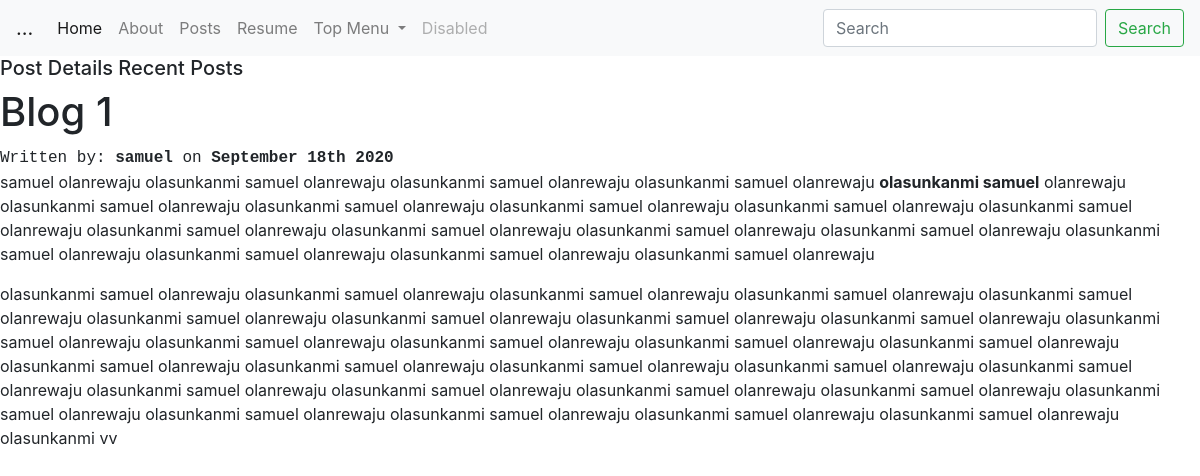
The app's page /post/1/ with its own data.
### post/models.py (models this page shows, shortened)
class Post(models.Model):
    title = models.CharField(max_length=25)
    description = models.TextField()
    date = models.DateField()
    author = models.CharField(max_length=25)

### post/views.py (the view)
# urls.py: path('<int:post_id>/', views.detail, name='detail'),
def detail(request, post_id):
    post = get_object_or_404(Post, pk=post_id)
    return render(request,'post/detail.html', {'post':post})

### post/templates/post/detail.html
{% extends 'portfolio/base.html' %}
{% block content %}
<h5>Post Details Recent Posts</h5>
<h1>{{ post.title }}</h1>
<tt>Written by: <b>{{ post.author }}</b> on <b>{{ post.date|date:'F jS Y' }}</b></tt>
<p>{{ post.description|safe }}</p>
{% endblock %}

### records on screen
Post: title "Blog 1", author "samuel", date "September 18th 2020", description "samuel olanrewaju olasunkanmi samuel olanrewaju olasunkanmi samuel olanrewaju olasunkanmi samuel olanrewaju olasunkanmi samuel olanrewaju olasunkanmi samuel olanrewaju olasunkanmi samuel olanrewaju olasunkanmi samuel olanrewaju olasunkanmi samuel olanrewaju olasunkanmi samuel olanrewaju olasunkanmi samuel olanrewaju olasunkanmi samuel olanrewaju olasunkanmi samuel olanrewaju olasunkanmi samuel olanrewaju olasunkanmi samuel olanrewaju olasunkanmi samuel olanrewaju olasunkanmi samuel olanrewaju olasunkanmi samuel olanrewaju olasunkanmi samuel olanrewaju olasunkanmi samuel olanrewaju olasunkanmi samuel olanrewaju olasunkanmi samuel olanrewaju olasunkanmi samuel olanrewaju olasunkanmi samuel…"
